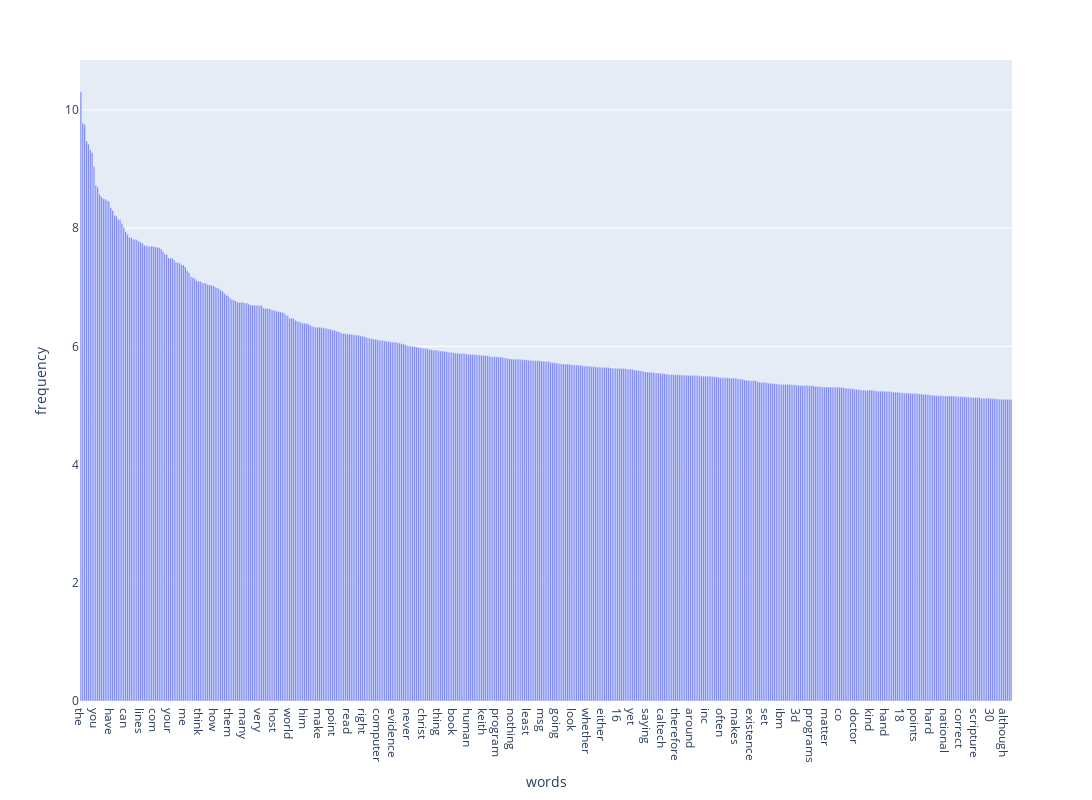

The cell this chart's notebook holds for it:
### Markdown cell above
### >>> **Exercise 15 (take home):** 
You can copy the code from the previous exercise and change the 'term_frequencies' variable for the 'term_frequencies_log', comment about the differences that you observe and talk about other possible insights that we can get from a log distribution.

### Code cell
# Answer here
# Answer here
# Answer here
words = count_vect.get_feature_names_out()
term_frequencies_log = np.asarray(term_frequencies_log)
#index = np.argsort(-term_frequencies_log)
index = np.lexsort((words, -term_frequencies_log))
term_frequencies_sort = term_frequencies_log[index]
words_sort = words[index]

df_todraw = pd.DataFrame({"words" : words_sort, "frequency" : term_frequencies_sort})
fig = px.bar(df_todraw[:500], x = "words", y = "frequency")
fig.update_layout(width=1300, height=800)
fig.show()

'''after using log function, the frequency difference between 
high frequency words and low frequency words is reduced. 
Thus, the height difference between bars is smaller, 
also the up line of the bars is more flat'''

### Figure 1 — Plotly figure (JSON) as saved in the notebook; plotly's stock layout.template omitted (floating-point values rounded to 4 significant figures; data arrays with more than 128 entries replaced by an {"elided": "..."} marker saying what was removed)
{"data": [{"hovertemplate": "words=%{x}<br>frequency=%{y}<extra></extra>", "legendgroup": "", "marker": {"color": "#636efa", "pattern": {"shape": ""}}, "name": "", "orientation": "v", "showlegend": false, "textposition": "auto", "type": "bar", "x": {"elided": "500 str values"}, "xaxis": "x", "y": {"elided": "500 float values"}, "yaxis": "y"}], "layout": {"barmode": "relative", "height": 800, "legend": {"tracegroupgap": 0}, "margin": {"t": 60}, "width": 1300, "xaxis": {"anchor": "y", "domain": [0, 1], "title": {"text": "words"}}, "yaxis": {"anchor": "x", "domain": [0, 1], "title": {"text": "frequency"}}}}
